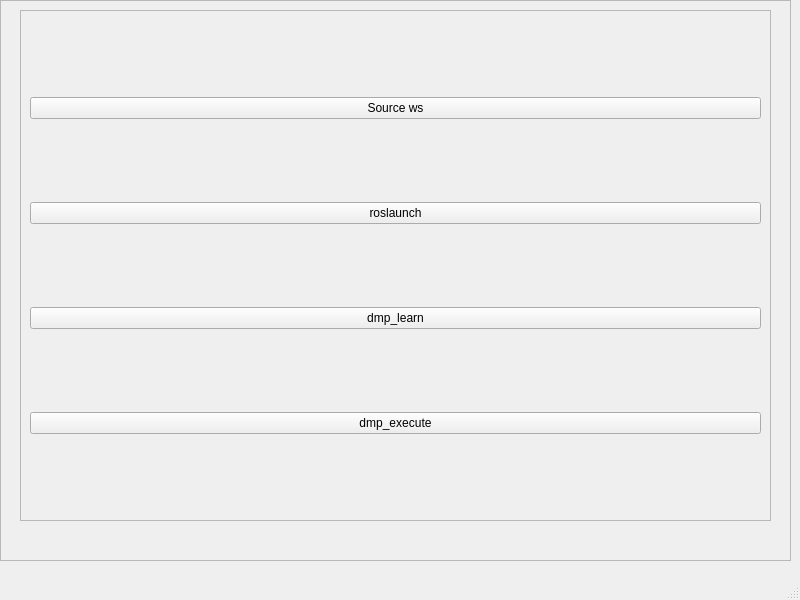
<?xml version="1.0" encoding="UTF-8"?>
<ui version="4.0">
 <class>MainWindow</class>
 <widget class="QMainWindow" name="MainWindow">
  <property name="geometry">
   <rect>
    <x>0</x>
    <y>0</y>
    <width>800</width>
    <height>600</height>
   </rect>
  </property>
  <property name="windowTitle">
   <string>MainWindow</string>
  </property>
  <widget class="QWidget" name="centralwidget">
   <widget class="QFrame" name="frame">
    <property name="geometry">
     <rect>
      <x>0</x>
      <y>0</y>
      <width>791</width>
      <height>561</height>
     </rect>
    </property>
    <property name="frameShape">
     <enum>QFrame::StyledPanel</enum>
    </property>
    <property name="frameShadow">
     <enum>QFrame::Raised</enum>
    </property>
    <widget class="QFrame" name="frame_2">
     <property name="geometry">
      <rect>
       <x>20</x>
       <y>10</y>
       <width>751</width>
       <height>511</height>
      </rect>
     </property>
     <property name="frameShape">
      <enum>QFrame::StyledPanel</enum>
     </property>
     <property name="frameShadow">
      <enum>QFrame::Raised</enum>
     </property>
     <layout class="QGridLayout" name="gridLayout">
      <item row="0" column="0">
       <widget class="QPushButton" name="sourceButton">
        <property name="text">
         <string>Source ws</string>
        </property>
       </widget>
      </item>
      <item row="1" column="0">
       <widget class="QPushButton" name="roslaunch">
        <property name="text">
         <string>roslaunch</string>
        </property>
       </widget>
      </item>
      <item row="2" column="0">
       <widget class="QPushButton" name="dmp_learn">
        <property name="text">
         <string>dmp_learn</string>
        </property>
       </widget>
      </item>
      <item row="3" column="0">
       <widget class="QPushButton" name="dmp_execute">
        <property name="text">
         <string>dmp_execute</string>
        </property>
       </widget>
      </item>
     </layout>
    </widget>
   </widget>
  </widget>
  <widget class="QMenuBar" name="menubar">
   <property name="geometry">
    <rect>
     <x>0</x>
     <y>0</y>
     <width>800</width>
     <height>22</height>
    </rect>
   </property>
  </widget>
  <widget class="QStatusBar" name="statusbar"/>
 </widget>
 <resources/>
 <connections/>
</ui>
